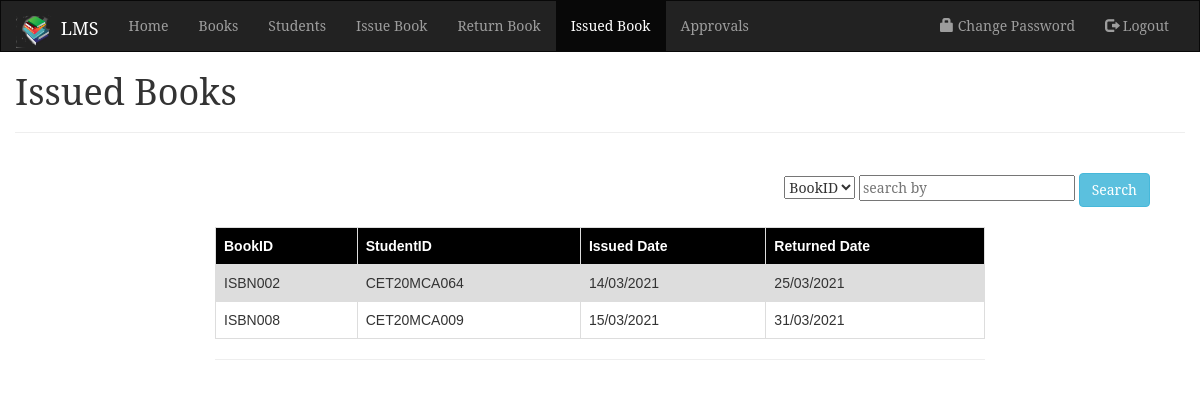
The app's page /admin_issued.php (signed in) with its own data.
### tables this page shows
CREATE TABLE `BookIssue` (
  `book_id` varchar(20) NOT NULL,
  `stud_rollno` varchar(20) NOT NULL,
  `issue_date` date NOT NULL,
  `return_date` date DEFAULT NULL
);

### admin_issued.php (the view, shortened to what this page needs)
<?php
  include_once('config.php');
?>
<!DOCTYPE html>
<html lang="en" dir="ltr">
<head>
  <link rel="stylesheet" href="https://maxcdn.bootstrapcdn.com/bootstrap/3.4.1/css/bootstrap.min.css">
</head>
<body>
<nav class="navbar navbar-inverse">
  <div class="container-fluid">
    <div class="navbar-header">
      <a class="navbar-brand" href=""><p style="margin-top:-3px;color:white;"><img src="assets/image/logo-book.png" alt="" width="40" height="35">&nbsp;LMS</p></a>
    </div>
    <div class="collapse navbar-collapse" id="myNavbar">
      <ul class="nav navbar-nav">
        <li><a href="index_admin.php">Home</a></li>
        <li><a href="admin_book.php">Books</a></li>
        <li><a href="admin_stud.php">Students</a></li>
        <li><a href="admin_issue.php">Issue Book</a></li>
        <li><a href="admin_return.php">Return Book</a></li>
        <li class="active"><a href="">Issued Book</a></li>
        <li><a href="admin_appr.php">Approvals</a></li>
      </ul>
      <ul class="nav navbar-nav navbar-right">
        <li><a href="chnge_psswd.php"><span class="glyphicon glyphicon-lock"></span> Change Password</a></li>
        <li><a href="logout.php"><span class="glyphicon glyphicon-log-out"></span> Logout</a></li>
      </ul>
    </div>
  </div>
</nav>
<div class="container-fluid text-center">
  <div class="row content">
    <div class="col-sm-12 text-left">
      <h1>Issued Books</h1>
      <hr>
    </div>
  </div>
  <br>
  <form class="" action="" method="post">
    <div class="input-append" align="right" style="margin-right:35px;">
      <select size="1" name="select" class="form-select form-select-sm" aria-label=".form-select-sm example">
        <option value="BookID">BookID</option>
      </select>
      <input type="text" placeholder="search by" id="searchby" name="searchby"/>
      <button class="btn btn-info" name="search">Search</button>
    </div>
  </form>
  <br>
  <div class="row content">
    <div class="col-sm-2 text-left">
    </div>
    <div class="col-sm-8 text-left">
      <table>
        <tr>
          <th>BookID</th>
          <th>StudentID</th>
          <th>Issued Date</th>
          <th>Returned Date</th>
        </tr>
        <?php
          if(isset($_REQUEST['search'])){
            $index = 1;
            $msg = "";
            $value = $_REQUEST['searchby'];
            if($_REQUEST['select']=='BookID'){
              $var = 'book_id';
            }
            else{
              $var = 'stud_rollno';
            }
            $query = "SELECT * FROM BookIssue WHERE return_date IS NOT NULL AND ".$var."='".$value."'";
            $result = mysqli_query($con, $query);
            if(mysqli_num_rows($result)>0){
              while($row = mysqli_fetch_assoc($result)){
                $msg .= "<tr id='".$index."'>
                            <td class='row-data'>".$row['book_id']."</td>
                            <td class='row-data'>".$row['stud_rollno']."</td>
                            <td>".date("d/m/Y", strtotime($row['issue_date']))."</td>
                            <td>".date("d/m/Y", strtotime($row['return_date']))."</td>
                          </tr>";
              }
            }
          }
          else{
            $index = 1;
            $msg = "";
            $query = "SELECT * FROM BookIssue WHERE return_date IS NOT NULL";
            $result = mysqli_query($con, $query);
            if(mysqli_num_rows($result)>0){
              while($row = mysqli_fetch_assoc($result)){
                $msg .= "<tr id='".$index."'>
                            <td class='row-data'>".$row['book_id']."</td>
                            <td class='row-data'>".$row['stud_rollno']."</td>
                            <td>".date("d/m/Y", strtotime($row['issue_date']))."</td>
                            <td>".date("d/m/Y", strtotime($row['return_date']))."</td>
                          </tr>";
              }
            }
          }
          $msg.="<table>";
          echo $msg;
        ?>
    </div>
    <div class="col-sm-2 text-left">
    </div>
  </div>
  <hr>
</div>
</body>
</html>

### admin_issued.php (style rules this page uses)
body { font-family: "Serif"; }
.navbar { margin-bottom: 0; border-radius: 0; }
table { font-family: arial, sans-serif; border-collapse: collapse; width: 100%; }
th { border: 1px solid #dddddd; text-align: left; padding: 8px; color: white; background-color: black; }
td { border: 1px solid #dddddd; text-align: left; padding: 8px; }
tr:nth-child(even) { background-color: #dddddd; }

### records on screen
bookissue: book_id "ISBN002", stud_rollno "CET20MCA064", issue_date "14/03/2021", return_date "25/03/2021"
bookissue: book_id "ISBN008", stud_rollno "CET20MCA009", issue_date "15/03/2021", return_date "31/03/2021"
